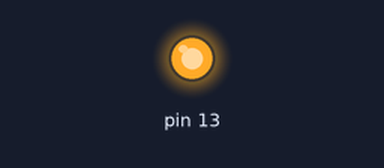
The sketch below on a simulated Arduino Uno, built with avr-gcc and run on an emulated ATmega328P. On the bench: output pins drawn as LEDs (lit = HIGH).

Above: at 1.5 s.
At 3.5 s:
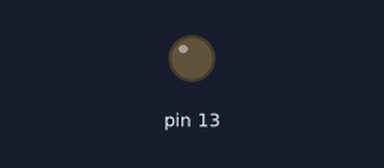
Timing chart, 0 to 5.2 s (numbered marks = the images above):
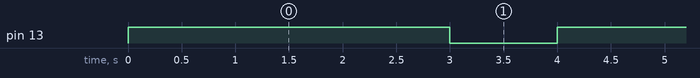

The sketch:

actuate_from_python.ino
```cpp
int duration=1000;// 1 sec == 1000ms

void check_serial(){
  if (Serial.available()>0){
    byte ch=Serial.read();

    if(ch == 49) // LONGER DURATION
    {
      duration*=2;
    }
    else if(ch == 50)  // SHORTER DURATION
    {
      duration/=2;
    }
  }
}


void setup() {
  DDRB = B00100000;   //SETS PIN13 AS OUTPUT
  Serial.begin(9600);
}

void loop() {
  PORTB |= B00100000; //SET PIN13 HIGH
  check_serial();
  delay(duration*3);

  PORTB &= ~B00100000; //SET PIN13 LOW
  check_serial();
  delay(duration);
}
```

Measured:
- by itself, pin 13: alternates HIGH for 3.0 s and LOW for 1.0 s
